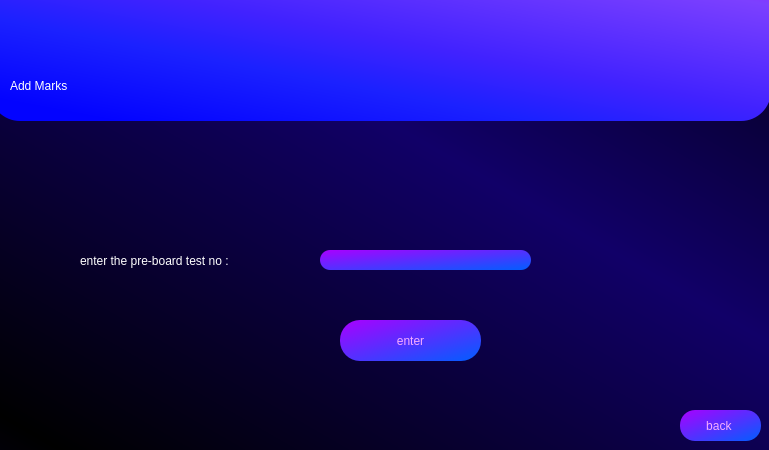
<?xml version="1.0" encoding="UTF-8"?>
<ui version="4.0">
 <class>Dialog</class>
 <widget class="QDialog" name="Dialog">
  <property name="geometry">
   <rect>
    <x>0</x>
    <y>0</y>
    <width>769</width>
    <height>450</height>
   </rect>
  </property>
  <property name="minimumSize">
   <size>
    <width>769</width>
    <height>450</height>
   </size>
  </property>
  <property name="maximumSize">
   <size>
    <width>769</width>
    <height>450</height>
   </size>
  </property>
  <property name="windowTitle">
   <string>Dialog</string>
  </property>
  <property name="styleSheet">
   <string notr="true">QDialog#Dialog{
background-color: qlineargradient(spread:reflect, x1:0.0454545, y1:0.966, x2:0.619, y2:0.386, stop:0 rgba(0, 0, 0, 255), stop:1 rgba(17, 0, 104, 255));
}</string>
  </property>
  <widget class="QLabel" name="label">
   <property name="geometry">
    <rect>
     <x>-10</x>
     <y>-30</y>
     <width>781</width>
     <height>151</height>
    </rect>
   </property>
   <property name="styleSheet">
    <string notr="true">background-color: qlineargradient(spread:pad, x1:0.091, y1:0.931955, x2:1, y2:0, stop:0 rgba(3, 3, 255, 255), stop:0.289773 rgba(27, 33, 255, 255), stop:0.482955 rgba(65, 34, 255, 255), stop:0.869318 rgba(124, 64, 255, 255), stop:1 rgba(159, 25, 255, 255));
font: 240pt &quot;Terminal&quot;;
border-radius : 30px</string>
   </property>
   <property name="text">
    <string/>
   </property>
  </widget>
  <widget class="QLabel" name="label_2">
   <property name="geometry">
    <rect>
     <x>10</x>
     <y>50</y>
     <width>611</width>
     <height>71</height>
    </rect>
   </property>
   <property name="styleSheet">
    <string notr="true">font: 75 58pt &quot;Arial&quot;;
color: rgb(255, 255, 255);</string>
   </property>
   <property name="text">
    <string>Add Marks</string>
   </property>
  </widget>
  <widget class="QLabel" name="name_label">
   <property name="geometry">
    <rect>
     <x>80</x>
     <y>250</y>
     <width>251</width>
     <height>21</height>
    </rect>
   </property>
   <property name="styleSheet">
    <string notr="true">font: 75 14pt &quot;Arial&quot;;
color: rgb(255, 255, 255);</string>
   </property>
   <property name="text">
    <string>enter the pre-board test no :</string>
   </property>
  </widget>
  <widget class="QLineEdit" name="name">
   <property name="geometry">
    <rect>
     <x>320</x>
     <y>250</y>
     <width>211</width>
     <height>20</height>
    </rect>
   </property>
   <property name="styleSheet">
    <string notr="true">QLineEdit{
border-radius : 10px;
 color: rgb(246, 172, 255);
font: 12pt &quot;Arial&quot;;
background-color: qlineargradient(spread:pad, x1:0.994, y1:1, x2:0, y2:0, stop:             0.0227273 rgba(5, 92, 255, 255), stop:1 rgba(170, 0, 255, 255));

}


</string>
   </property>
   <property name="alignment">
    <set>Qt::AlignCenter</set>
   </property>
  </widget>
  <widget class="QPushButton" name="enter_exe">
   <property name="geometry">
    <rect>
     <x>340</x>
     <y>320</y>
     <width>141</width>
     <height>41</height>
    </rect>
   </property>
   <property name="styleSheet">
    <string notr="true"> QPushButton{


 color: rgb(246, 172, 255);
 font: 14pt &quot;Arial&quot;; 
 background-color: qlineargradient(spread:pad, x1:0.994, y1:1, x2:0, y2:0,     stop:0.0227273 rgba(5, 92, 255, 255), stop:1 rgba(170, 0, 255, 255));
 border-color: rgb(170, 0, 255);
 border-radius : 20px;



}

QPushButton:hover{
 background-color: rgb(170, 85, 255);


}</string>
   </property>
   <property name="text">
    <string>enter</string>
   </property>
  </widget>
  <widget class="QPushButton" name="back">
   <property name="geometry">
    <rect>
     <x>680</x>
     <y>410</y>
     <width>81</width>
     <height>31</height>
    </rect>
   </property>
   <property name="styleSheet">
    <string notr="true"> QPushButton{


 color: rgb(246, 172, 255);
 font: 14pt &quot;Arial&quot;; 
 background-color: qlineargradient(spread:pad, x1:0.994, y1:1, x2:0, y2:0,     stop:0.0227273 rgba(5, 92, 255, 255), stop:1 rgba(170, 0, 255, 255));
 border-color: rgb(170, 0, 255);
 border-radius : 15px;



}

QPushButton:hover{
 background-color: rgb(170, 85, 255);


}</string>
   </property>
   <property name="text">
    <string>back </string>
   </property>
  </widget>
  <widget class="QLabel" name="message_label">
   <property name="geometry">
    <rect>
     <x>170</x>
     <y>150</y>
     <width>451</width>
     <height>71</height>
    </rect>
   </property>
   <property name="styleSheet">
    <string notr="true">color: rgb(255, 255, 255);

font: 12pt &quot;Arial&quot;;</string>
   </property>
   <property name="text">
    <string/>
   </property>
   <property name="alignment">
    <set>Qt::AlignCenter</set>
   </property>
  </widget>
 </widget>
 <resources/>
 <connections/>
</ui>
